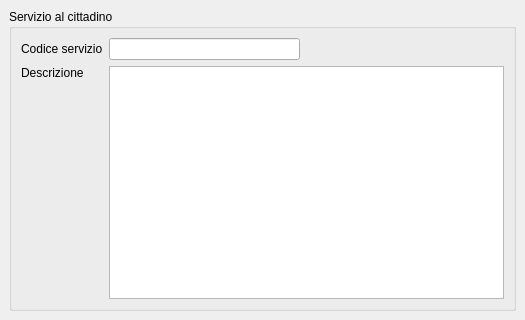
<?xml version="1.0" encoding="UTF-8"?>
<ui version="4.0">
 <class>MainWindow</class>
 <widget class="QMainWindow" name="MainWindow">
  <property name="geometry">
   <rect>
    <x>0</x>
    <y>0</y>
    <width>525</width>
    <height>320</height>
   </rect>
  </property>
  <property name="windowTitle">
   <string>Servizio al cittadino</string>
  </property>
  <widget class="QWidget" name="centralwidget">
   <layout class="QVBoxLayout" name="verticalLayout">
    <item>
     <widget class="QGroupBox" name="groupBox">
      <property name="title">
       <string>Servizio al cittadino</string>
      </property>
      <layout class="QGridLayout" name="gridLayout">
       <item row="1" column="0">
        <widget class="QLabel" name="label_2">
         <property name="text">
          <string>Descrizione</string>
         </property>
        </widget>
       </item>
       <item row="0" column="0">
        <widget class="QLabel" name="label">
         <property name="text">
          <string>Codice servizio</string>
         </property>
        </widget>
       </item>
       <item row="2" column="0">
        <spacer name="verticalSpacer">
         <property name="orientation">
          <enum>Qt::Vertical</enum>
         </property>
         <property name="sizeHint" stdset="0">
          <size>
           <width>20</width>
           <height>197</height>
          </size>
         </property>
        </spacer>
       </item>
       <item row="0" column="2">
        <spacer name="horizontalSpacer">
         <property name="orientation">
          <enum>Qt::Horizontal</enum>
         </property>
         <property name="sizeHint" stdset="0">
          <size>
           <width>198</width>
           <height>20</height>
          </size>
         </property>
        </spacer>
       </item>
       <item row="1" column="1" rowspan="2" colspan="2">
        <widget class="QTextEdit" name="textEdit">
         <property name="column" stdset="0">
          <string>descrizione</string>
         </property>
        </widget>
       </item>
       <item row="0" column="1">
        <widget class="QLineEdit" name="lineEdit">
         <property name="column" stdset="0">
          <string>codiceservizio</string>
         </property>
        </widget>
       </item>
      </layout>
     </widget>
    </item>
   </layout>
  </widget>
 </widget>
 <resources/>
 <connections/>
</ui>
